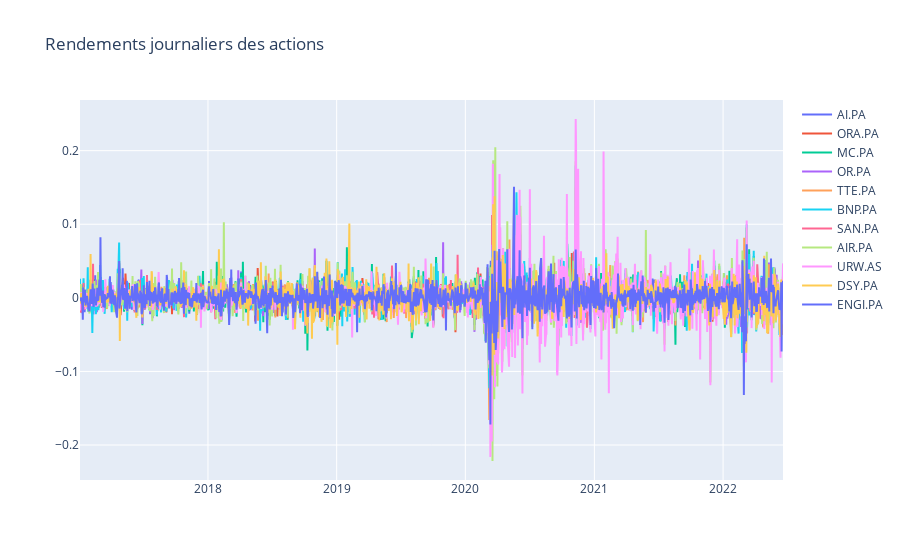

Write notebook code for a chart like this one.
### Code cell
plotly_plot(returns, ' Rendements journaliers des actions')

### Figure 1 — Plotly figure (JSON) as saved in the notebook; plotly's stock layout.template omitted (floating-point values rounded to 4 significant figures; data arrays with more than 128 entries replaced by an {"elided": "..."} marker saying what was removed)
{"data": [{"name": "AI.PA", "type": "scatter", "x": {"elided": "1399 str values"}, "y": {"elided": "1399 float values"}}, {"name": "ORA.PA", "type": "scatter", "x": {"elided": "1399 str values"}, "y": {"elided": "1399 float values"}}, {"name": "MC.PA", "type": "scatter", "x": {"elided": "1399 str values"}, "y": {"elided": "1399 float values"}}, {"name": "OR.PA", "type": "scatter", "x": {"elided": "1399 str values"}, "y": {"elided": "1399 float values"}}, {"name": "TTE.PA", "type": "scatter", "x": {"elided": "1399 str values"}, "y": {"elided": "1399 float values"}}, {"name": "BNP.PA", "type": "scatter", "x": {"elided": "1399 str values"}, "y": {"elided": "1399 float values"}}, {"name": "SAN.PA", "type": "scatter", "x": {"elided": "1399 str values"}, "y": {"elided": "1399 float values"}}, {"name": "AIR.PA", "type": "scatter", "x": {"elided": "1399 str values"}, "y": {"elided": "1399 float values"}}, {"name": "URW.AS", "type": "scatter", "x": {"elided": "1399 str values"}, "y": {"elided": "1399 float values"}}, {"name": "DSY.PA", "type": "scatter", "x": {"elided": "1399 str values"}, "y": {"elided": "1399 float values"}}, {"name": "ENGI.PA", "type": "scatter", "x": {"elided": "1399 str values"}, "y": {"elided": "1399 float values"}}], "layout": {"autosize": true, "legend": {"tracegroupgap": 0}, "title": {"text": " Rendements journaliers des actions"}, "xaxis": {"anchor": "y", "autorange": true, "domain": [0, 1], "range": ["2017-01-03", "2022-06-20"], "type": "date"}, "yaxis": {"anchor": "x", "autorange": true, "domain": [0, 1], "range": [-0.2475, 0.2688], "type": "linear"}}}
